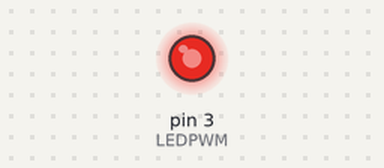
A program run on a simulated Arduino Nano, built with avr-gcc and run on an emulated ATmega328P. Shown: output pins drawn as LEDs (lit = HIGH). The local clock reads 2024-03-15 10:24:30 at power-on unless the program sets it; what the program prints to the serial monitor is not drawn.

Above: at 0.1 s.
Timing chart, 0 to 1.6 s (numbered marks = the images above):
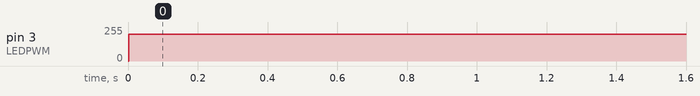

Measured:
- by itself, pin 3 (LEDPWM): 0/255 → 200/255 at 0.00 s

The program:

main.cpp
```cpp
#include <RTClib.h>
#include <SPI.h>
#include <Wire.h>
#include <avr/pgmspace.h>
#include <math.h>
#include "lc_dataset.h"
#include "expoFunc.h"
#include "linearFunc.h"

#define LEDPWM 3
RTC_DS1307 rtc;
DateTime Timestamp;

// Current brightness of the LED
byte y;
// Maximum brightness of the LED
byte ymax;
// Initial brightness of the LED
byte y0 = 1;

bool expoType = false; // If is false uses the linear function to simulate sunrises and sunsets if true uses the expoFunc to simulate sunrises and sunsets

// Current amount of seconds past from midnight(0) when sunrise starts and ends ej. 7:50 -> 28200 s
long sunriseStart;
long sunriseEnd;

// Current amount of seconds past from midnight(0) when sunset starts and ends ej. 7:50 -> 28200 s
long sunsetStart;
long sunsetEnd;

// Current amount of seconds past from midnight(0) ej. 7:50 -> 28200 s
long currentTime;

// Duration of the sunrise and sunset in seconds
int sunriseDuration;
int sunsetDuration;

/**
 * @brief      Sets the brightness of the LED to the given value.
 *
 * If the given value is different from the current brightness, this function
 * sets the brightness of the LED to the given value and returns the new
 * brightness.
 *
 * @param[in]  value  The desired brightness value of the LED.
 * @return     The new brightness value of the LED.
 */
int setPin(byte value)
{
    if (value != y)
    {
        y = value;
        analogWrite(LEDPWM, y);
        return y;
    }
}

/**
 * @brief      Sets the brightness of the LED according to the time of day.
 *
 * This function checks the current time and compares it with the start and end
 * times of the sunrise and sunset. It then sets the brightness of the LED
 * using either the linear or exponential function depending on the value of
 * expoType.
 */
void getLedStatus()
{
    // Sunrise handler
    if (currentTime >= sunriseStart && currentTime < sunriseEnd)
    {
        if (expoType)
        {
            /** Using this type of function has its limitations because the board you are using must be
            able to handle double (64 bits) to perform the operations correctly. Many Arduino boards treat
            double as a float (32 bits), which only provides two decimal places of precision. This issue
            might be addressed using a library like BigNumber or by storing all the digits of a number in an array.
            However, boards like the Nano have limited RAM, which can further complicate this approach. */
            setPin(expoFunc(y0, ymax, sunriseDuration, sunriseStart, currentTime));
        }
        else
        {
            setPin(linearFunction("sunrise", ymax, y0, sunriseDuration, sunriseStart, currentTime));
        }

        Serial.println("Sunrise handler y = " + String(y));
    }

    // Sunset handler
    if (currentTime >= sunsetStart && currentTime < sunsetEnd)
    {
        if (expoType)
        {
            setPin(expoFunc(y0, ymax, sunsetDuration, sunsetStart, currentTime));
        }
        else
        {
            setPin(linearFunction("sunset", ymax, y0, sunsetDuration, sunsetStart, currentTime));
        }

        Serial.println("Sunset handler y = " + String(y));
    }

    // Daytime handler
    if (currentTime >= sunriseEnd && currentTime < sunsetStart)
    {
        setPin(ymax);
        Serial.println("DayTime handler y = " + String(y));
    }

    // Nighttime handler
    if (currentTime >= sunsetEnd || currentTime < sunriseStart)
    {
        setPin(0);
        Serial.println("NightTime handler y = " + String(y));
    }
}

/**
 * @brief      Converts a given hour, minute and optional seconds to total number of seconds.
 *
 * @param[in]  hour   The hour of the day (0-23).
 * @param[in]  min    The minute of the hour (0-59).
 * @param[in]  sec    The second of the minute (0-59). Default is 0.
 *
 * @return     The total number of seconds from midnight.
 */
long toSeconds(byte hour, byte min, byte sec = 0)
{
    return (long)hour * 3600 + min * 60 + sec;
}

void setup()
{
    Serial.begin(19200);
    rtc.begin();
    /**  only have to use the first time to set the time. Once set the RTC to the current date and time, load the script once more time with this line removed or commented because if not when power supply is lost the RTC will be set to the date that we first set it to.
     */
    // rtc.adjust(DateTime(2025, 1, 27, 18, 25, 58));

    pinMode(LEDPWM, OUTPUT);
}

void loop()
{
    Timestamp = rtc.now(); // getting the current date and hour

    byte currentHour = int(Timestamp.hour());
    byte currentMinute = int(Timestamp.minute());
    byte currentSecond = int(Timestamp.second());
    byte currentDay = int(Timestamp.day());
    byte currentMonth = int(Timestamp.month());

    byte dayIndex = (int)currentDay - 1;
    byte monthIndex = (int)currentMonth - 1;

    ymax = pgm_read_byte(&(months[monthIndex][31][0])); // Max Brightness

    byte sunriseHour = pgm_read_byte(&(months[monthIndex][dayIndex][0]));
    byte sunriseMinute = pgm_read_byte(&(months[monthIndex][dayIndex][1]));
    byte sunsetHour = pgm_read_byte(&(months[monthIndex][dayIndex][2]));
    byte sunsetMinute = pgm_read_byte(&(months[monthIndex][dayIndex][3]));

    sunriseDuration = pgm_read_word(&(months[monthIndex][31][1]));
    sunsetDuration = pgm_read_word(&(months[monthIndex][31][2]));

    currentTime = toSeconds(currentHour, currentMinute, currentSecond); // Current amount of seconds past from midnight(0)

    sunriseStart = toSeconds(sunriseHour, sunriseMinute); // Current amount of seconds past from midnight(0)
    sunriseEnd = (long)sunriseStart + sunriseDuration;    // Current amount of seconds past from midnight(0)

    // Notice sunsetHour and sunsetMinute is the ending of the sunset when sun is out of the horizon so sunset star is sunset end - sunset duration
    sunsetStart = toSeconds(sunsetHour, sunsetMinute); // Current amount of seconds past from midnight(0)
    sunsetEnd = (long)sunsetStart + sunsetDuration;    // Current amount of seconds past from midnight(0)

    Serial.println(currentHour + ":" + currentMinute);
    Serial.println();

    getLedStatus();

    Serial.println();
}
```

expoFunc.cpp
```cpp
#include <expoFunc.h>

/**
 * @brief      Exponential brightness function to simulate sunrises and sunsets
 *
 * @param[in]  y0        The initial brightness of the LED.
 * @param[in]  ymax      The maximum brightness of the LED.
 * @param[in]  duration  The duration of the sunrise or sunset in seconds.
 * @param[in]  start     The starting time of the sunrise or sunset in seconds.
 * @param[in]  time      The current time in seconds.
 *
 * @return     The current brightness of the LED.
 */
int expoFunc(byte y0, byte ymax, int duration, long start, long time)
{
    double k = double(log(ymax / y0)) / duration;

    double t = (time - start);

    int y = y0 * exp(k * t);

    if (start > 50400) y = ymax - (y - y0);

    return y;
}
```

expoFunc.h
```cpp
#ifndef EXPO_FUNC_H
#define EXPO_FUNC_H
#include <Arduino.h>

extern int expoFunc(byte y0, byte ymax, int duration, long start, long time);

#endif
```

lc_dataset.h
```cpp
#ifndef LC_DATASET_H
#define LC_DATASET_H

#include <Arduino.h>

extern const int months[12][32][4] PROGMEM;

#endif
```

linearFunc.cpp
```cpp
#include <linearFunc.h>

/**
 * @brief      Calculates the brightness of an LED over time based on a linear function.
 *
 * This function simulates the brightness change of an LED during sunrise or sunset.
 * Depending on the type, it calculates the slope and intercept of the linear function
 * and returns the brightness for a given time.
 *
 * @param[in]  type      The type of event ("sunrise" or "sunset").
 * @param[in]  ymax      The maximum brightness of the LED.
 * @param[in]  y0        The initial brightness of the LED.
 * @param[in]  duration  The duration of the event in seconds.
 * @param[in]  start     The starting time of the event in seconds from midnight.
 * @param[in]  time      The current time in seconds from midnight.
 *
 * @return     The current brightness of the LED as a byte value.
 *             Returns 0 if the type is neither "sunrise" nor "sunset".
 */

int linearFunction(String type, int ymax, int y0, int duration, long start, long time)
{
    float slope;
    float intercept;

    if (type == "sunrise")
    {
        slope = float(ymax - y0) / duration;
        intercept = 1 - (slope * start);

    }
    else if (type == "sunset")
    {
        slope = float(ymax - y0) / -duration;
        intercept = ymax - (slope * start);
    }
    else
    {
        return 0;
    }

    byte y = round(slope * time + intercept);
    return y;
}
```

linearFunc.h
```cpp
#ifndef LINEAR_FUNC_H
#define LINEAR_FUNC_H
#include <Arduino.h>

extern int linearFunction(String type, int max_y, int y0, int duration, long start, long time);

#endif
```

Source omitted: lc_dataset.cpp (data table, 10454 bytes)
